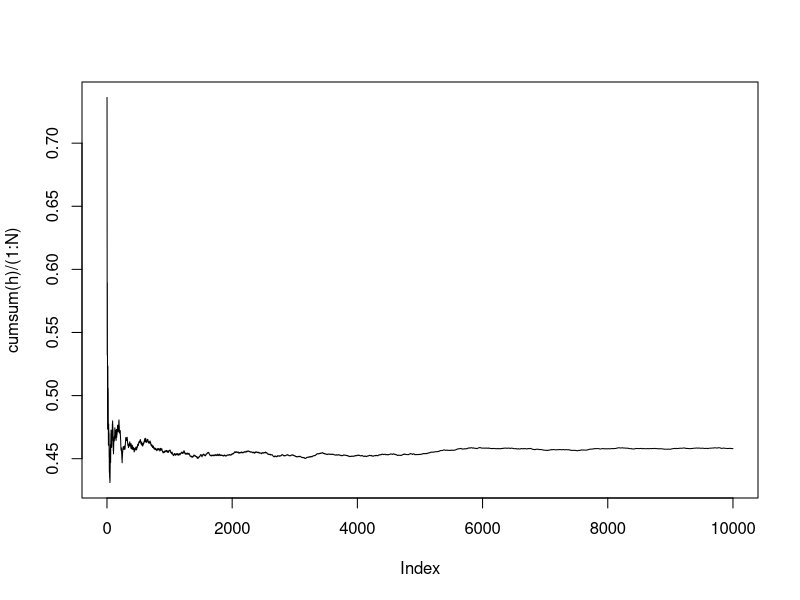
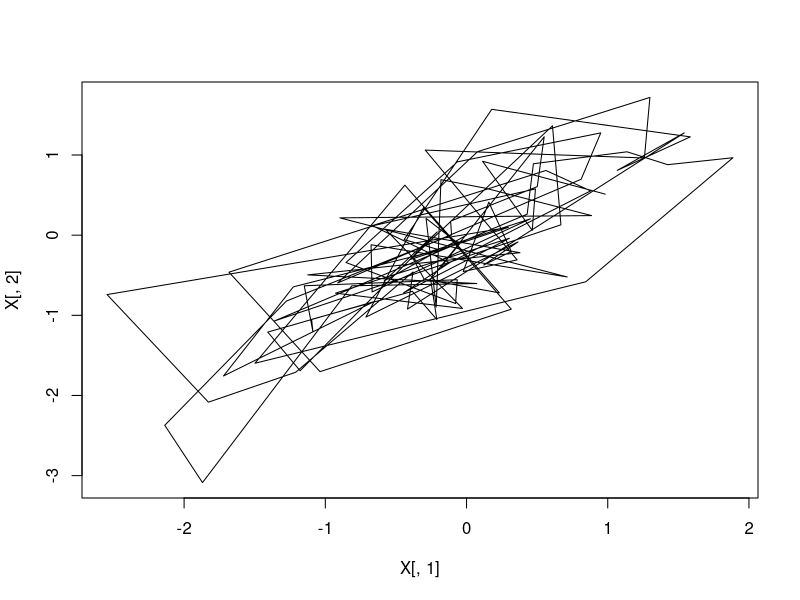
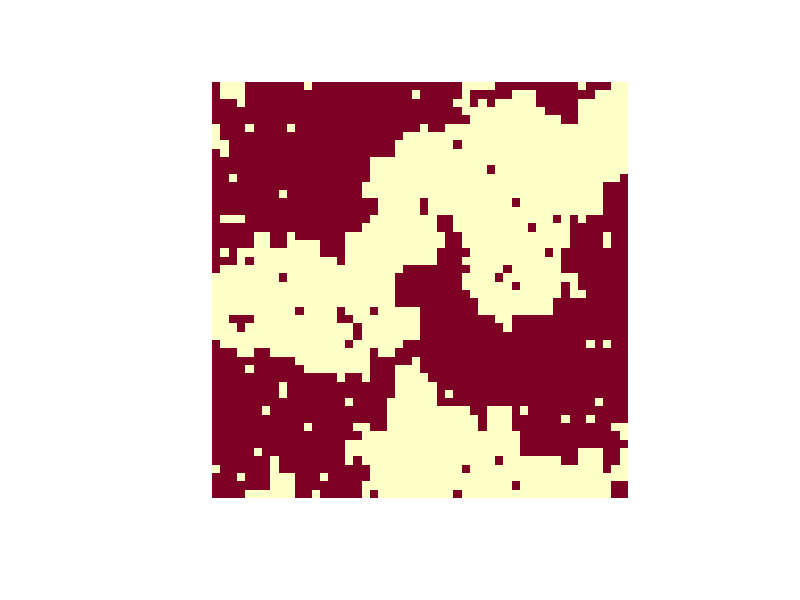
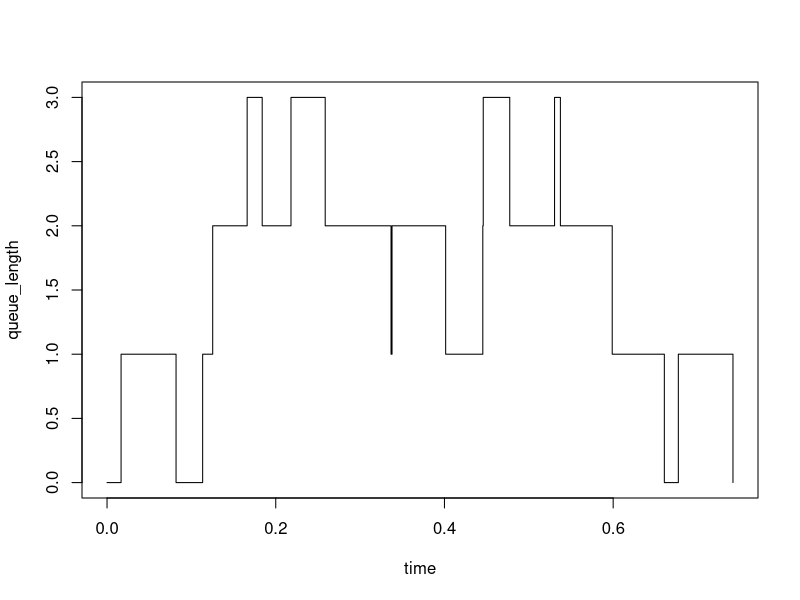
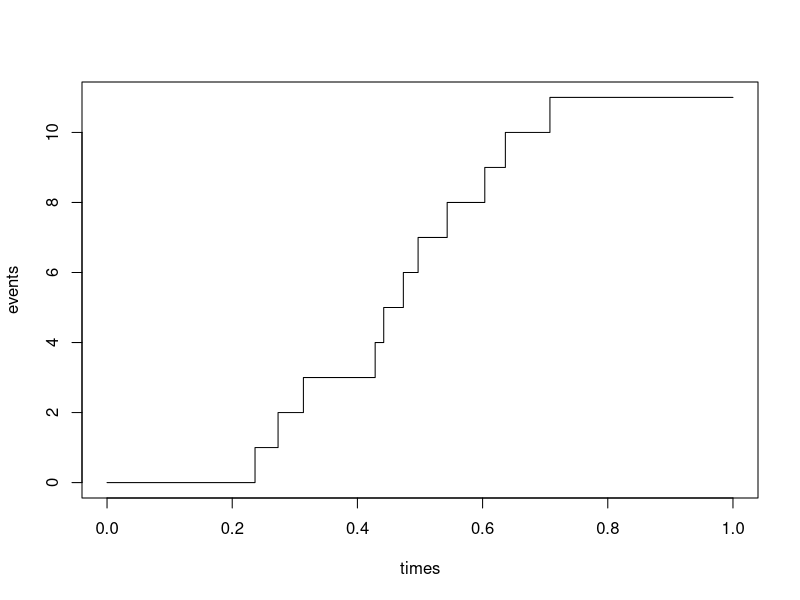

Here is the R script that generated these plots, in order:
## ---- chunk 1
knitr::opts_chunk$set(echo = TRUE)
## ---- chunk 2
N <- 10000
x <- runif(N)
h <- sin(x)
mean(h)
## ---- chunk 3
h <- replicate(N,
               {
                   x <- runif(1)
                   sin(x)
               })
mean(h)
## ---- chunk 4
plot(cumsum(h) / (1:N), type = "l")
## ---- chunk 5
mean(h) + qnorm(c(.025, .975)) * sd(h) / sqrt(N)
## ---- chunk 6
set.seed(0)
## ---- chunk 7
x <- rexp(N)
h <- (x > 10)
mean(h)
## ---- chunk 8
default <- function(X, C, p){
    T <- length(X)
    Z <- C + p * (1:T) - cumsum(X)
    (min(Z) < 0)
}
## ---- chunk 9
N <- 10000
h <- replicate(N,
               {
                   x <- exp(rnorm(20, mean = 0, sd = 1/2))
                   default(x, C = 15, p = 1)
               })
## ---- chunk 10
mean(h)
## ---- chunk 11
gibbs_bivn <- function(N, rho, start = c(0,0)){
    X <- matrix(ncol = 2, nrow = N)
    X[1, ] <- start
    for (i in 2:N){
        X[i, 1] <- rnorm(1, rho * X[i - 1, 2], sqrt(1 - rho^2))
        X[i, 2] <- rnorm(1, rho * X[i, 1], sqrt(1 - rho^2))
    }
    return(X)
}
## ---- chunk 12
X <- gibbs_bivn(N = 100, rho = 0.8)
plot(X[, 1], X[,2], type = "l")
## ---- chunk 13
gibbs_ising <- function(N, k, beta, 
                        start = matrix(sample(c(-1, 1), k * k, replace = TRUE), 
                                       ncol = k, nrow = k)){
    # Takes number of iterations "N", grid-size "k", parameter "beta"
    # and a starting grid "start". Returns a list of matrices simulated
    # by Gibbs-sampling the Ising model.
    sigma_list <- lapply(rep(NA, N), matrix, ncol = k, nrow = k)
    sigma_list[[1]] <- start
    sigma <- start
    for (j in 2:N){
        for (i1 in 1:k){
            for (i2 in 1:k){
                sigma[i1, i2] <- sim_sigma(i1, i2, sigma, beta)
            }
        }
        sigma_list[[j]] <- sigma
    }
    sigma_list
}
## ---- chunk 14
sum_neigh <- function(i1, i2, sigma){
    # Takes a row number "i1", column number"i2",
    # matrix "sigma" and computes the sum of neighbour values
    sigma_pad <- rbind(0, cbind(0, sigma, 0), 0)
    sum(c(sigma_pad[i1 + 1, i2], sigma_pad[i1 + 1, i2 + 2], 
          sigma_pad[i1, i2 + 1], sigma_pad[i1 + 2, i2 + 1]))
}
## ---- chunk 15
sim_sigma <- function(i1, i2, sigma, beta){
    S <- sum_neigh(i1, i2, sigma)
    sample(c(1, -1), 1, prob = c(1 / (1 + exp(beta * S)), 1 - 1 / (1 + exp(beta * S))))
}

## ---- chunk 16
sigma_list <- gibbs_ising(100, 50, -1)
image(sigma_list[[50]], axes = FALSE, asp = 1)
## ---- chunk 17
get_exits <- function(arrival_times, service_times){
    N <- length(arrival_times)
    exit_times <- numeric(N)
    exit_times[1] <- arrival_times[1] + service_times[1]
    for (i in 2:N){
        exit_times[i] <- max(arrival_times[i], exit_times[i-1]) + service_times[i]
    }
    return(exit_times)
}
## ---- chunk 18
get_queue <- function(arrival_times, service_times, n0 = 0){
    # Takes vectors "arrival_times" and "service_times" and
    # queue length at time "n0" at time 0. Returns a data-frame
    # with event times (including time 0) together with queue length 
    N <- length(arrival_times)    
    exit_times <- get_exits(arrival_times, service_times)
    times <- c(0, arrival_times, exit_times)
    event_order <- order(times)
    changes <- c(n0, rep(1, N), rep(-1, N))[event_order]
    data.frame(time = sort(times), queue_length = cumsum(changes))
}
## ---- chunk 19
N <- rpois(1, lambda = 10)
arrival_times <- sort(runif(N))
service_times <- rexp(N, rate = 50) + 0.05
queue <- get_queue(arrival_times, service_times)
with(queue, plot(time, queue_length, type = "s"))
## ---- chunk 20
N <- rpois(1, lambda = 10)
arrival_times <- sort(rbeta(N, 5, 5))
times <- c(0, arrival_times, 1)
events <- c(0, 1:N, N)
plot(times, events, type = "s", xlim = c(0, 1))
